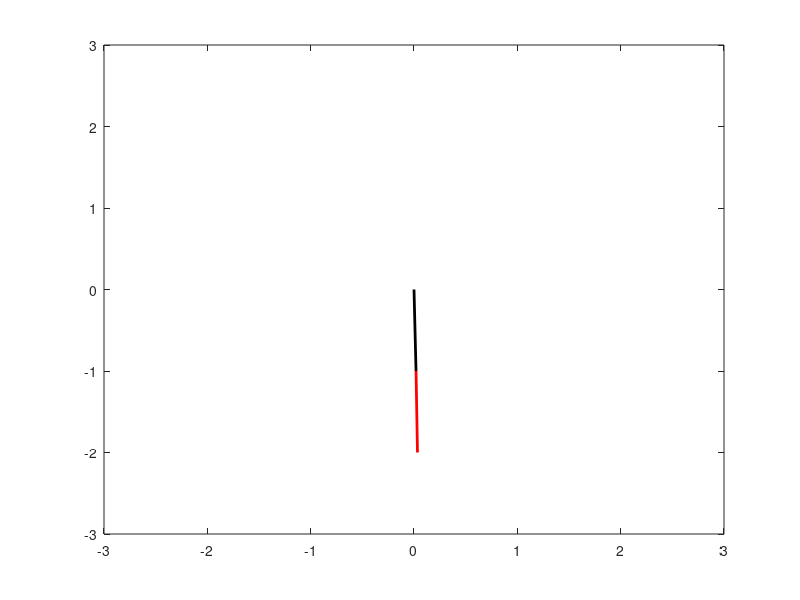

Write the MATLAB code that produced this figure.
clear; close all;clc;
m1 = 1; 
m2 = 1;
l1 = 1;
l2 = 1;
lc1 = 0.5; 
lc2 = 0.5;
g = 9.81;
theta1 = 0;
theta2 = pi/4;
I1 = m1*lc1^2;
I2 = m2*lc2^2;
q  = [theta1; theta2];
qd = [0; 0];
dt = 0.01;
Q = [];
QD = [];
figure(1);
xlim([-3 3]); ylim([-3 3]);
pause(1);

for i = 1:1000
    s1 = sin(q(1));
    s2 = sin(q(2));
    c1 = cos(q(1));
    c2 = cos(q(2));
    s12 = sin(q(1) + q(2));
    c12 = cos(q(1) + q(2));
    
    H = [I1+I2+m2*l1^2+2*m2*l1*lc2*c2 , I2+m2*l1*lc2*c2;
        I2+m2*l1*lc2*c2              , I2             ];
        
    C = [-2*m2*l1*lc2*s2*qd(2)        , -m2*l1*lc2*s2*qd(2);
         m2*l1*lc2*s2*qd(1)           ,          0     ];
    
    G = [(m1*lc1+m2*l1)*g*s1 + m2*g*l2*s12;
                  m2*g*l2*s12            ];
    
    B = [0; 1];
    u = 0;
    F = qd.*[-1;-0.01];
    
    qdd = H\(-C*qd - G + B*u +F);
    q = q + qd*dt + 1/2*qdd*dt^2;
    qd = qd + qdd*dt;
    q(1) = atan2(sin(q(1)), cos(q(1)));
    q(2) = atan2(sin(q(2)), cos(q(2)));
    Q = [Q q];
    QD = [QD qd];
    
    %plot link1;
    px0 = 0;
    py0 = 0;
    px1 = l1*sin(q(1));
    py1 =-l1*cos(q(1));

    px2 = px1 + l2*sin(q(1) + q(2));
    py2 = py1 - l2*cos(q(1) + q(2));
    cla;
    plot([px0, px1], [py0, py1], 'k', 'LineWidth', 2);hold on;
    plot([px1, px2], [py1, py2], 'r', 'LineWidth', 2);hold on;
    xlim([-3 3]); ylim([-3 3]);
    drawnow;
    
end


% for i=1:size(Q,2);
%     q = Q(:,i);
%     qd = QD(:,i);
%     px0 = 0;
%     py0 = 0;
%     px1 = l1*sin(q(1));
%     py1 =-l1*cos(q(1));
%     px2 = px1 + l2*sin(q(1) + q(2));
%     py2 = py1 - l2*cos(q(1) + q(2));
%     cla;
%     plot([px0, px1], [py0, py1], 'k', 'LineWidth', 2);hold on;
%     plot([px1, px2], [py1, py2], 'r', 'LineWidth', 2);hold on;
%     xlim([-3 3]); ylim([-3 3]);
%     drawnow;
% 
% end




























             